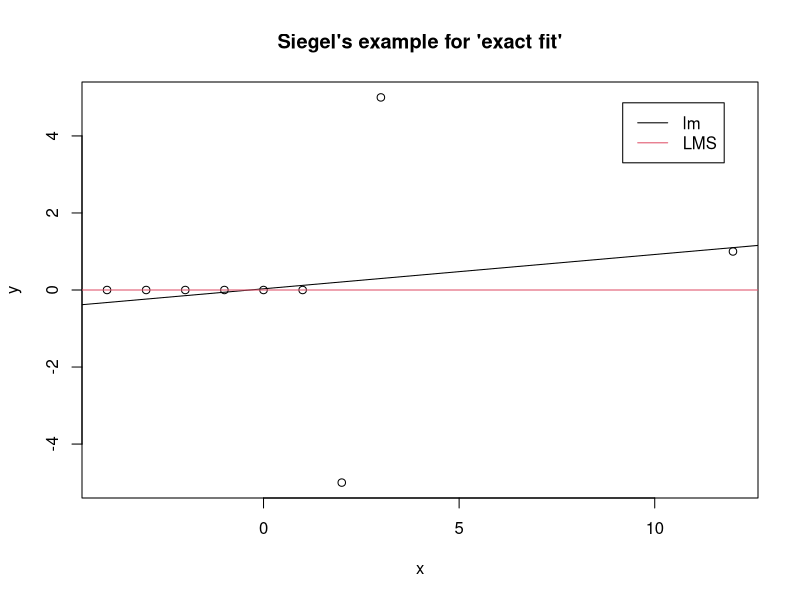

R code for this plot:
library(robustbase)


### Name: SiegelsEx
### Title: Siegel's Exact Fit Example Data
### Aliases: SiegelsEx
### Keywords: datasets

### ** Examples

data(SiegelsEx)
plot(SiegelsEx, main = "Siegel's example for 'exact fit'")
abline(          lm(y ~ x, data = SiegelsEx))
abline(MASS::lqs(y ~ x, data = SiegelsEx, method = "lms"), col = 2)
legend("topright", leg = c("lm", "LMS"), col=1:2, lwd=1, inset = 1/20)
